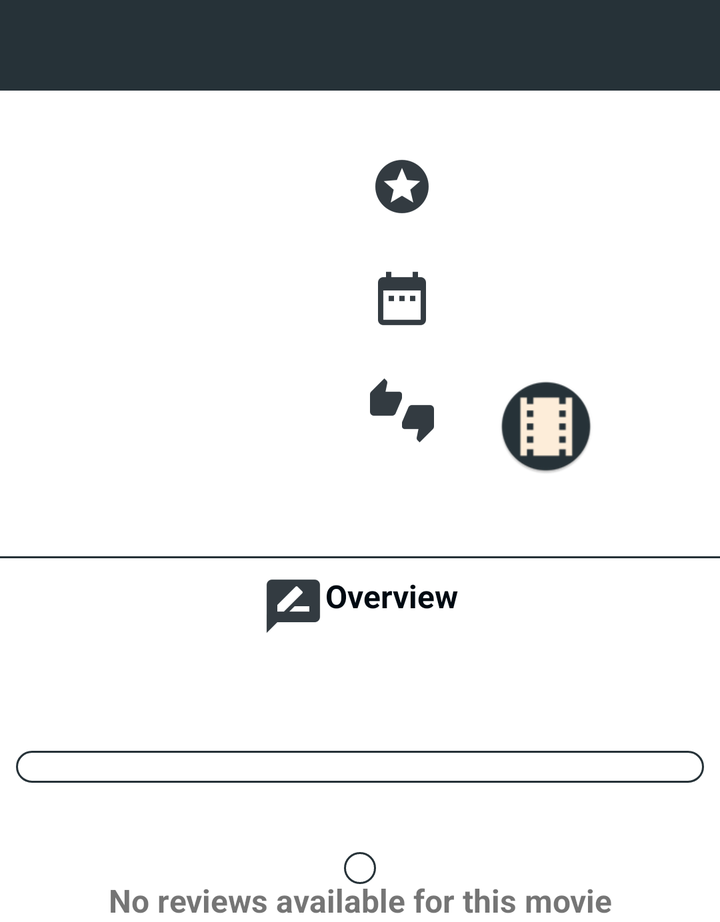
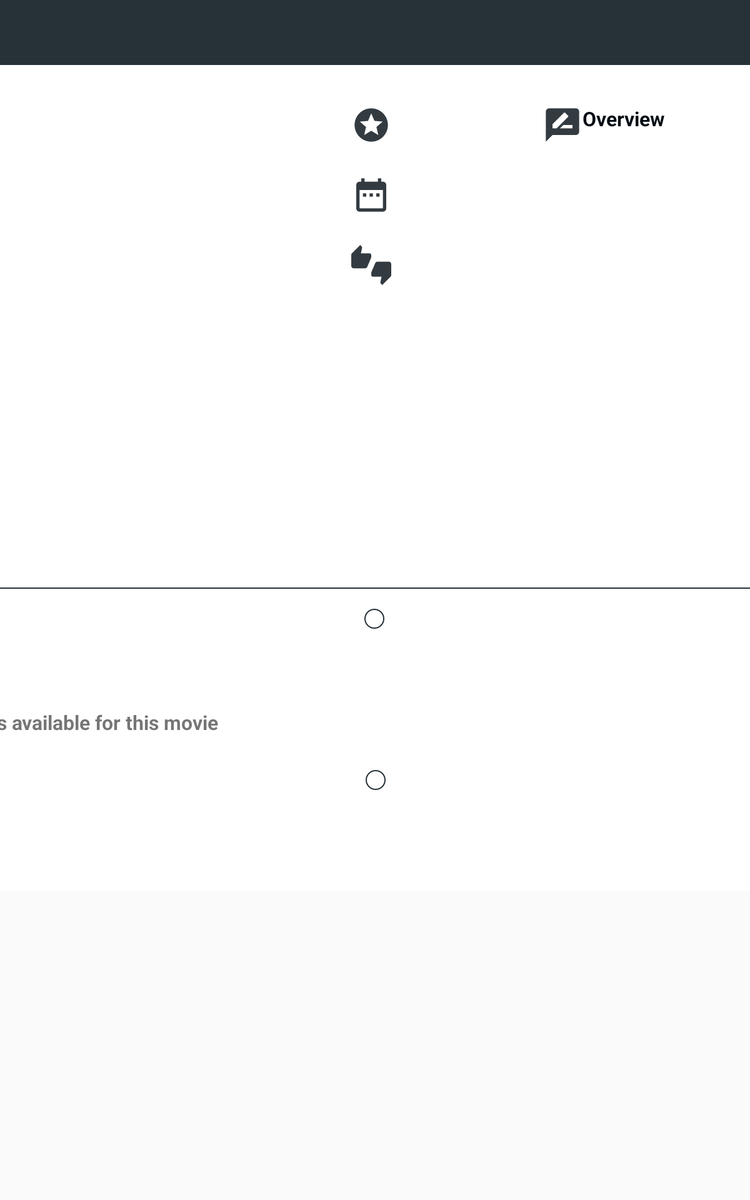

Two renders of one Android screen. The first uses the default layout on a phone; the second uses the alternative layout the repository ships for a different screen configuration, on a matching device. The two XML files are below.
<!-- AndroidManifest.xml: application theme AppTheme -->
<!-- res/layout/content_details_screen.xml -->
<?xml version="1.0" encoding="utf-8"?>
<ScrollView xmlns:android="http://schemas.android.com/apk/res/android"
    xmlns:app="http://schemas.android.com/apk/res-auto"
    android:layout_width="match_parent"
    android:layout_height="wrap_content">

    <android.support.constraint.ConstraintLayout
        android:layout_width="match_parent"
        android:layout_height="wrap_content"
        android:background="@color/lightBackgroundColor"
        android:orientation="vertical">

        <TextView
            android:id="@+id/tv_original_title"
            android:layout_width="match_parent"
            android:layout_height="wrap_content"
            android:background="@color/colorPrimary"
            android:gravity="center"
            android:paddingBottom="8dp"
            android:paddingTop="8dp"
            android:textColor="@android:color/white"
            android:textSize="22sp"
            android:textStyle="bold"
            app:layout_constraintEnd_toEndOf="parent"
            app:layout_constraintStart_toStartOf="parent"
            app:layout_constraintTop_toTopOf="parent" />

        <ImageView
            android:id="@+id/iv_details_activity_poster"
            android:layout_width="145dp"
            android:layout_height="217dp"
            android:layout_marginStart="8dp"
            android:layout_marginTop="8dp"
            android:contentDescription="@string/poster_thumbnail"
            app:layout_constraintLeft_toLeftOf="parent"
            app:layout_constraintTop_toBottomOf="@+id/tv_original_title" />

        <TextView
            android:id="@+id/user_detail_holder"
            android:layout_width="wrap_content"
            android:layout_height="wrap_content"
            android:layout_marginStart="32dp"
            android:layout_marginTop="32dp"
            android:drawableStart="@drawable/user_rating_draw"
            android:textColor="@color/textColor"
            app:layout_constraintStart_toEndOf="@+id/iv_details_activity_poster"
            app:layout_constraintTop_toBottomOf="@+id/tv_original_title" />

        <TextView
            android:id="@+id/tv_user_rating"
            android:layout_width="wrap_content"
            android:layout_height="wrap_content"
            android:layout_marginStart="32dp"
            android:layout_marginTop="36dp"
            android:fontFamily="sans-serif-condensed"
            android:textSize="16sp"
            android:textStyle="bold"
            app:layout_constraintStart_toEndOf="@+id/user_detail_holder"
            app:layout_constraintTop_toBottomOf="@+id/tv_original_title" />

        <TextView
            android:id="@+id/release_date_holder"
            android:layout_width="wrap_content"
            android:layout_height="wrap_content"
            android:layout_marginTop="24dp"
            android:drawableStart="@drawable/release_date_draw"
            android:textColor="@color/textColor"
            android:textSize="16sp"
            app:layout_constraintStart_toStartOf="@+id/user_detail_holder"
            app:layout_constraintTop_toBottomOf="@+id/user_detail_holder" />

        <TextView
            android:id="@+id/tv_release_date"
            android:layout_width="wrap_content"
            android:layout_height="wrap_content"
            android:layout_marginStart="24dp"
            android:layout_marginTop="28dp"
            android:fontFamily="sans-serif-condensed"
            android:textSize="16sp"
            android:textStyle="bold"
            app:layout_constraintStart_toEndOf="@+id/textView"
            app:layout_constraintTop_toBottomOf="@+id/user_detail_holder" />

        <TextView
            android:id="@+id/textView"
            android:layout_width="wrap_content"
            android:layout_height="wrap_content"
            android:layout_marginTop="24dp"
            android:drawableStart="@drawable/like_me_or_not_draw"
            app:layout_constraintStart_toStartOf="@+id/release_date_holder"
            app:layout_constraintTop_toBottomOf="@+id/release_date_holder" />

        <ImageButton
            android:id="@+id/details_favorite_button"
            android:layout_width="wrap_content"
            android:layout_height="wrap_content"
            android:layout_marginStart="32dp"
            android:layout_marginTop="24dp"
            android:background="#80ffffff"
            android:contentDescription="@string/do_yu_like_it"
            android:src="@mipmap/ic_launcher"
            app:layout_constraintStart_toEndOf="@+id/textView"
            app:layout_constraintTop_toBottomOf="@+id/release_date_holder" />


        <View
            android:id="@+id/view_holder_1"
            android:layout_width="wrap_content"
            android:layout_height="1dp"
            android:layout_marginTop="8dp"
            android:background="@color/colorPrimary"
            app:layout_constraintHorizontal_bias="0.0"
            app:layout_constraintLeft_toLeftOf="parent"
            app:layout_constraintRight_toRightOf="parent"
            app:layout_constraintTop_toBottomOf="@+id/iv_details_activity_poster" />

        <TextView
            android:id="@+id/textView3"
            android:layout_width="wrap_content"
            android:layout_height="wrap_content"
            android:layout_marginTop="8dp"
            android:drawableStart="@drawable/overview_draw"
            android:text="@string/overview"
            android:textColor="@color/textColor"
            android:textSize="16sp"
            android:textStyle="bold"
            app:layout_constraintLeft_toLeftOf="parent"
            app:layout_constraintRight_toRightOf="parent"
            app:layout_constraintTop_toBottomOf="@+id/view_holder_1" />

        <FrameLayout
            android:id="@+id/frame_layout_holder"
            android:layout_width="wrap_content"
            android:layout_height="wrap_content"
            android:layout_marginEnd="16dp"
            android:layout_marginStart="16dp"
            app:layout_constraintEnd_toEndOf="parent"
            app:layout_constraintStart_toStartOf="parent"
            app:layout_constraintTop_toBottomOf="@+id/textView3">

            <TextView
                android:id="@+id/tv_overview"
                android:layout_width="wrap_content"
                android:layout_height="wrap_content"
                android:fontFamily="sans-serif"
                android:paddingEnd="16dp"
                android:paddingStart="16dp"
                android:textSize="18sp" />

        </FrameLayout>


        <android.support.v7.widget.RecyclerView
            android:id="@+id/trailers_rv"
            android:layout_width="0dp"
            android:layout_height="wrap_content"
            android:layout_marginEnd="8dp"
            android:layout_marginStart="8dp"
            android:layout_marginTop="32dp"
            android:background="@drawable/custom_border"
            android:padding="8dp"
            app:layout_constraintEnd_toEndOf="parent"
            app:layout_constraintLeft_toLeftOf="parent"
            app:layout_constraintRight_toRightOf="parent"
            app:layout_constraintStart_toStartOf="parent"
            app:layout_constraintTop_toBottomOf="@+id/frame_layout_holder" />

        <FrameLayout
            android:layout_width="wrap_content"
            android:layout_height="wrap_content"
            app:layout_constraintEnd_toEndOf="parent"
            app:layout_constraintLeft_toLeftOf="parent"
            app:layout_constraintRight_toRightOf="parent"
            app:layout_constraintStart_toStartOf="parent"
            app:layout_constraintTop_toBottomOf="@+id/trailers_rv">

            <TextView
                android:id="@+id/tv_reviews_not_available"
                android:layout_width="wrap_content"
                android:layout_height="wrap_content"
                android:layout_marginTop="48dp"
                android:gravity="center"
                android:text="@string/no_reviews_available"
                android:textSize="16sp"
                android:textStyle="bold" />


            <android.support.v7.widget.RecyclerView
                android:id="@+id/reviews_rv"
                android:layout_width="wrap_content"
                android:layout_height="wrap_content"
                android:layout_gravity="center"
                android:layout_marginEnd="8dp"
                android:layout_marginStart="8dp"
                android:layout_marginTop="8dp"
                android:background="@drawable/custom_border"
                android:padding="8dp" />
        </FrameLayout>

    </android.support.constraint.ConstraintLayout>
</ScrollView>
<!-- resources referenced by this layout -->
<resources>
  <color name="colorPrimary">#263238</color>
  <color name="lightBackgroundColor">#ffffff</color>
  <color name="textColor">#000a12</color>
  <!-- drawable custom_border (drawable) -->
  <?xml version="1.0" encoding="utf-8"?>
  <shape xmlns:android="http://schemas.android.com/apk/res/android" android:shape="rectangle">
      <corners android:radius="20dp"/>
      <padding android:left="10dp" android:right="10dp" android:top="10dp" android:bottom="10dp"/>
      <stroke android:width="1dp" android:color="#263238"/>
  </shape>
  <!-- drawable like_me_or_not_draw: png bitmap (drawable-hdpi, 597 bytes) -->
  <!-- drawable overview_draw: png bitmap (drawable-hdpi, 468 bytes) -->
  <!-- drawable release_date_draw: png bitmap (drawable-hdpi, 439 bytes) -->
  <!-- drawable user_rating_draw: png bitmap (drawable-hdpi, 1034 bytes) -->
  <!-- mipmap ic_launcher: png bitmap (mipmap-hdpi, 2891 bytes) -->
  <string name="do_yu_like_it">Do yu like it</string>
  <string name="no_reviews_available">No reviews available for this movie</string>
  <string name="overview">Overview</string>
  <string name="poster_thumbnail">details_screen_poster_thumbnail</string>
  <style name="AppTheme" parent="Theme.AppCompat.Light.DarkActionBar">
          
          <item name="colorPrimary">@color/colorPrimary</item>
          <item name="colorPrimaryDark">@color/colorPrimaryDark</item>
          <item name="colorAccent">@color/colorAccent</item>
      </style>
  <color name="colorPrimaryDark">#000a12</color>
  <color name="colorAccent">#263238</color>
</resources>
<!-- res/layout-sw600dp/content_details_screen.xml (the repository's variant of the layout above) -->
<!-- drawn on a 7-inch tablet held upright -->
<?xml version="1.0" encoding="utf-8"?>
<ScrollView xmlns:android="http://schemas.android.com/apk/res/android"
    xmlns:app="http://schemas.android.com/apk/res-auto"
    android:layout_width="match_parent"
    android:layout_height="match_parent">

    <android.support.constraint.ConstraintLayout
        android:layout_width="match_parent"
        android:layout_height="wrap_content"
        android:background="@color/lightBackgroundColor"
        android:orientation="vertical"
        android:layout_marginBottom="164dp">

        <TextView
            android:id="@+id/tv_original_title"
            android:layout_width="match_parent"
            android:layout_height="52dp"
            android:background="@color/colorPrimary"
            android:gravity="center"
            android:textColor="@android:color/white"
            android:textSize="22sp"
            android:textStyle="bold"
            app:layout_constraintEnd_toEndOf="parent"
            app:layout_constraintStart_toStartOf="parent"
            app:layout_constraintTop_toTopOf="parent" />

        <ImageView
            android:id="@+id/iv_details_activity_poster"
            android:layout_width="265dp"
            android:layout_height="402dp"
            android:layout_marginTop="8dp"
            android:contentDescription="@string/poster_thumbnail"
            app:layout_constraintLeft_toLeftOf="parent"
            app:layout_constraintTop_toBottomOf="@+id/tv_original_title" />

        <TextView
            android:id="@+id/user_detail_holder"
            android:layout_width="wrap_content"
            android:layout_height="wrap_content"
            android:layout_marginStart="16dp"
            android:layout_marginTop="32dp"
            android:drawableStart="@drawable/user_rating_draw"
            android:textColor="@color/textColor"
            app:layout_constraintStart_toEndOf="@+id/iv_details_activity_poster"
            app:layout_constraintTop_toBottomOf="@+id/tv_original_title" />

        <TextView
            android:id="@+id/tv_user_rating"
            android:layout_width="wrap_content"
            android:layout_height="wrap_content"
            android:layout_marginStart="32dp"
            android:layout_marginTop="36dp"
            android:fontFamily="sans-serif-condensed"
            android:textSize="16sp"
            android:textStyle="bold"
            app:layout_constraintStart_toEndOf="@+id/user_detail_holder"
            app:layout_constraintTop_toBottomOf="@+id/tv_original_title" />

        <TextView
            android:id="@+id/release_date_holder"
            android:layout_width="wrap_content"
            android:layout_height="wrap_content"
            android:layout_marginTop="24dp"
            android:drawableStart="@drawable/release_date_draw"
            android:textColor="@color/textColor"
            android:textSize="16sp"
            app:layout_constraintStart_toStartOf="@+id/user_detail_holder"
            app:layout_constraintTop_toBottomOf="@+id/user_detail_holder" />

        <TextView
            android:id="@+id/tv_release_date"
            android:layout_width="wrap_content"
            android:layout_height="wrap_content"
            android:layout_marginStart="24dp"
            android:layout_marginTop="28dp"
            android:fontFamily="sans-serif-condensed"
            android:textSize="16sp"
            android:textStyle="bold"
            app:layout_constraintStart_toEndOf="@+id/textView"
            app:layout_constraintTop_toBottomOf="@+id/user_detail_holder" />

        <TextView
            android:id="@+id/textView"
            android:layout_width="wrap_content"
            android:layout_height="wrap_content"
            android:layout_marginTop="24dp"
            android:drawableStart="@drawable/like_me_or_not_draw"
            app:layout_constraintStart_toStartOf="@+id/release_date_holder"
            app:layout_constraintTop_toBottomOf="@+id/release_date_holder" />

        <ImageButton
            android:id="@+id/details_favorite_button"
            android:layout_width="wrap_content"
            android:layout_height="wrap_content"
            android:layout_marginStart="32dp"
            android:layout_marginTop="24dp"
            android:background="#80ffffff"
            android:contentDescription="@string/do_yu_like_it"
            app:layout_constraintStart_toEndOf="@+id/textView"
            app:layout_constraintTop_toBottomOf="@+id/release_date_holder" />


        <TextView
            android:id="@+id/textView3"
            android:layout_width="wrap_content"
            android:layout_height="wrap_content"
            android:layout_marginEnd="8dp"
            android:layout_marginStart="8dp"
            android:layout_marginTop="32dp"
            android:drawableStart="@drawable/overview_draw"
            android:text="@string/overview"
            android:textColor="@color/textColor"
            android:textSize="16sp"
            android:textStyle="bold"
            app:layout_constraintEnd_toEndOf="parent"
            app:layout_constraintHorizontal_bias="0.578"
            app:layout_constraintStart_toEndOf="@+id/tv_user_rating"
            app:layout_constraintTop_toBottomOf="@+id/tv_original_title" />


        <View
            android:id="@+id/view_holder_1"
            android:layout_width="wrap_content"
            android:layout_height="1dp"
            android:layout_marginTop="8dp"
            android:background="@color/colorPrimary"
            app:layout_constraintHorizontal_bias="0.0"
            app:layout_constraintLeft_toLeftOf="parent"
            app:layout_constraintRight_toRightOf="parent"
            app:layout_constraintTop_toBottomOf="@+id/iv_details_activity_poster" />


        <android.support.v7.widget.RecyclerView
            android:id="@+id/trailers_rv"
            android:layout_width="wrap_content"
            android:layout_height="wrap_content"
            android:layout_marginEnd="8dp"
            android:layout_marginStart="8dp"
            android:layout_marginTop="16dp"
            android:background="@drawable/custom_border"
            android:padding="8dp"
            app:layout_constraintEnd_toEndOf="parent"
            app:layout_constraintHorizontal_bias="0.499"
            app:layout_constraintLeft_toLeftOf="parent"
            app:layout_constraintRight_toRightOf="parent"
            app:layout_constraintStart_toStartOf="parent"
            app:layout_constraintTop_toBottomOf="@+id/view_holder_1" />

        <FrameLayout
            android:layout_width="749dp"
            android:layout_height="194dp"
            android:layout_marginEnd="24dp"
            android:layout_marginStart="24dp"
            android:layout_marginTop="16dp"
            app:layout_constraintEnd_toEndOf="parent"
            app:layout_constraintLeft_toLeftOf="parent"
            app:layout_constraintRight_toRightOf="parent"
            app:layout_constraintStart_toStartOf="parent"
            app:layout_constraintTop_toBottomOf="@+id/trailers_rv">

            <TextView
                android:id="@+id/tv_reviews_not_available"
                android:layout_width="wrap_content"
                android:layout_height="wrap_content"
                android:layout_marginTop="48dp"
                android:gravity="center"
                android:text="@string/no_reviews_available"
                android:textSize="16sp"
                android:textStyle="bold" />


            <android.support.v7.widget.RecyclerView
                android:id="@+id/reviews_rv"
                android:layout_width="wrap_content"
                android:layout_height="wrap_content"
                android:layout_gravity="center"
                android:layout_marginEnd="8dp"
                android:layout_marginStart="8dp"
                android:layout_marginTop="8dp"
                android:background="@drawable/custom_border"
                android:padding="8dp" />
        </FrameLayout>

        <TextView
            android:id="@+id/tv_overview"
            android:layout_width="0dp"
            android:layout_height="0dp"
            android:layout_marginEnd="8dp"
            android:layout_marginStart="80dp"
            android:layout_marginTop="8dp"
            android:fontFamily="sans-serif"
            android:paddingEnd="16dp"
            android:paddingStart="16dp"
            android:textSize="18sp"
            app:layout_constraintBottom_toTopOf="@+id/view_holder_1"
            app:layout_constraintEnd_toEndOf="parent"
            app:layout_constraintStart_toEndOf="@+id/tv_user_rating"
            app:layout_constraintTop_toBottomOf="@+id/textView3" />



    </android.support.constraint.ConstraintLayout>
</ScrollView>
<!-- resources referenced by the variant -->
<!-- as a 7-inch tablet held upright resolves them -->
<resources>
  <color name="colorPrimary">#263238</color>
  <color name="lightBackgroundColor">#ffffff</color>
  <color name="textColor">#000a12</color>
  <!-- drawable custom_border (drawable) -->
  <?xml version="1.0" encoding="utf-8"?>
  <shape xmlns:android="http://schemas.android.com/apk/res/android" android:shape="rectangle">
      <corners android:radius="20dp"/>
      <padding android:left="10dp" android:right="10dp" android:top="10dp" android:bottom="10dp"/>
      <stroke android:width="1dp" android:color="#263238"/>
  </shape>
  <!-- drawable like_me_or_not_draw: png bitmap (drawable-hdpi, 597 bytes) -->
  <!-- drawable overview_draw: png bitmap (drawable-hdpi, 468 bytes) -->
  <!-- drawable release_date_draw: png bitmap (drawable-hdpi, 439 bytes) -->
  <!-- drawable user_rating_draw: png bitmap (drawable-hdpi, 1034 bytes) -->
  <string name="do_yu_like_it">Do yu like it</string>
  <string name="no_reviews_available">No reviews available for this movie</string>
  <string name="overview">Overview</string>
  <string name="poster_thumbnail">details_screen_poster_thumbnail</string>
  <style name="AppTheme" parent="Theme.AppCompat.Light.DarkActionBar">
          
          <item name="colorPrimary">@color/colorPrimary</item>
          <item name="colorPrimaryDark">@color/colorPrimaryDark</item>
          <item name="colorAccent">@color/colorAccent</item>
      </style>
  <color name="colorPrimaryDark">#000a12</color>
  <color name="colorAccent">#263238</color>
</resources>
